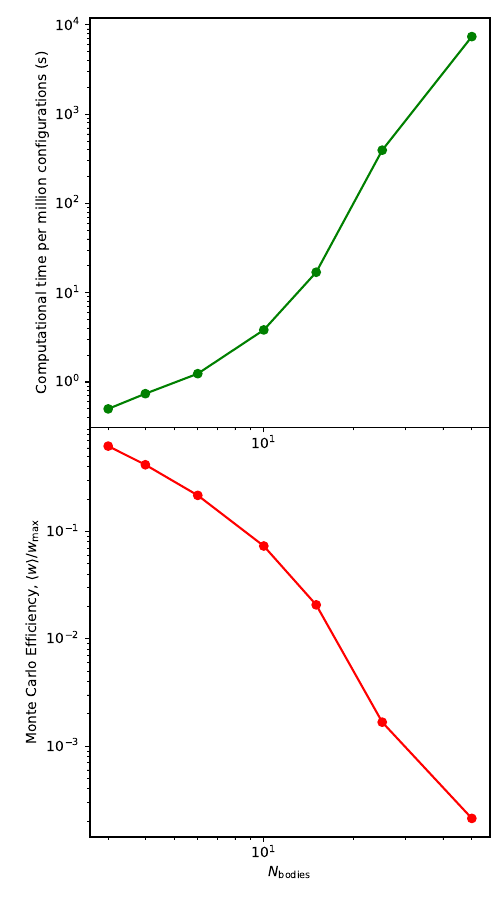

Write Python code to recreate this figure.
import matplotlib.pyplot as plt
from matplotlib.lines import Line2D
import numpy as np
import os
from pylab import *
from matplotlib import ticker
from matplotlib.ticker import ScalarFormatter
sformatter=ScalarFormatter(useOffset=True,useMathText=True)
sformatter.set_scientific(True)
sformatter.set_powerlimits((-2,3))

Npanels=2


plt.figure(figsize=(5,9))
fig = plt.figure(1)

xx0=0.18
yy0=0.07
ww0=1.0-xx0-0.02
hh0=1.0-yy0-0.02

modeldir='../../output_posterior_corrected/default/'
decaydata=np.loadtxt('decay.dat',unpack=True)
nbodies=decaydata[0]
eff=decaydata[1]
time=decaydata[2]

for ipanel in range (0,2):
  ax = fig.add_axes([xx0,yy0+ipanel*hh0/Npanels,ww0,hh0/Npanels])
  if ipanel == 0:
      plt.loglog(nbodies,eff,marker='o',color='r')
      plt.ylabel("Monte Carlo Efficiency, $\langle w\\rangle/w_{\\rm max}$")
      plt.xlabel("$N_{\\rm bodies}$")
  elif ipanel == 1:
     plt.loglog(nbodies,time,marker='o',color='g')
     plt.ylabel("Computational time per million configurations (s)")
    

plt.savefig('efficiency.pdf',format='pdf')
os.system('open -a Preview efficiency.pdf')
#plt.show()

quit()
